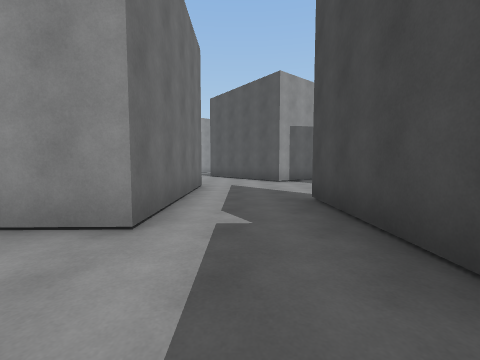
View 1 (above)

20 first-person views from a walk through a scene from a Unity 3-D project. The camera is 1.3 m above the floor, tilts 4° down and sees 90° across. The floor is counted in squares, 2 m on a side. Each view is taken from the middle of a square. On the plan, view 1 faces up. The plan holds only what a view shows up to about 9 squares ahead; the rest is blank. The place goes on beyond the plan. The player is left out.

View 2
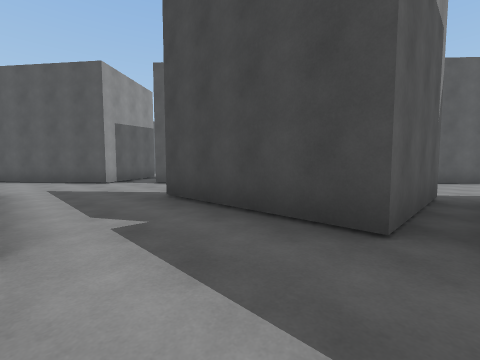

View 3
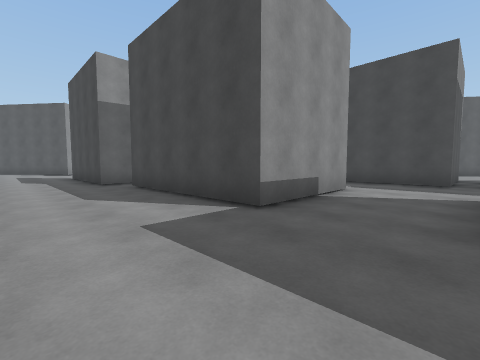

View 4
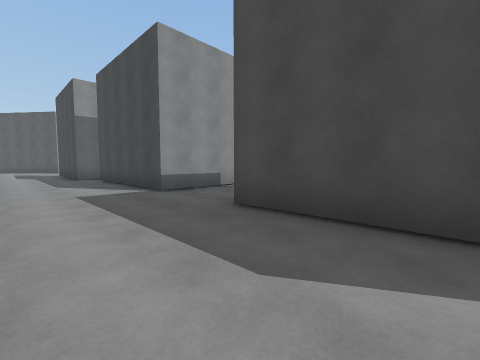

View 5
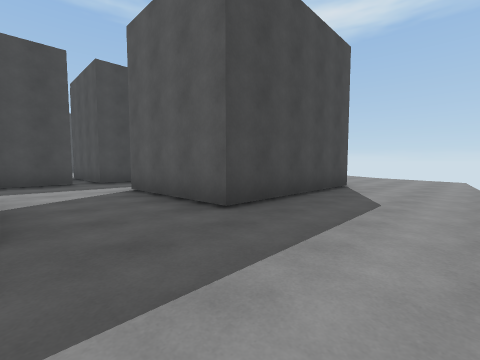

View 6
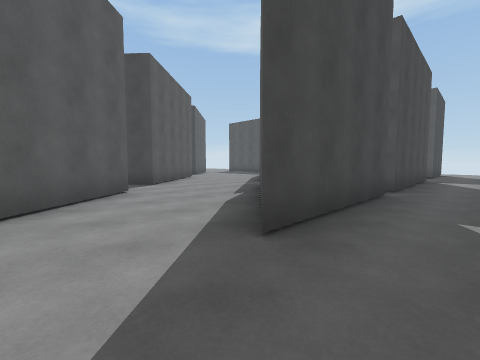

View 7
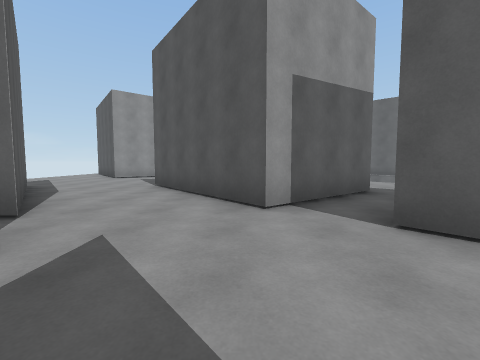

View 8
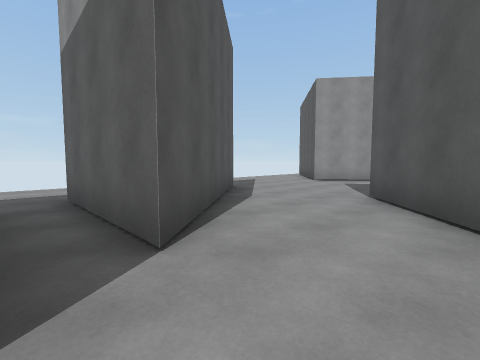

View 9
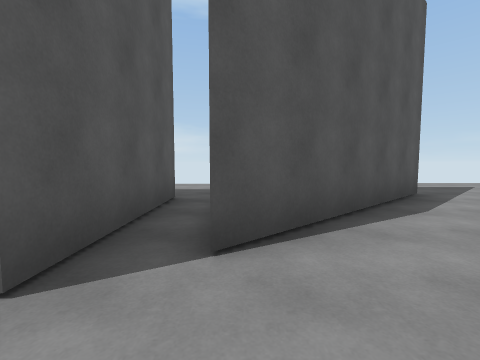

View 10
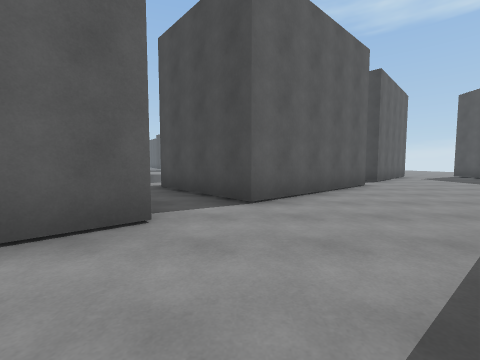

View 11
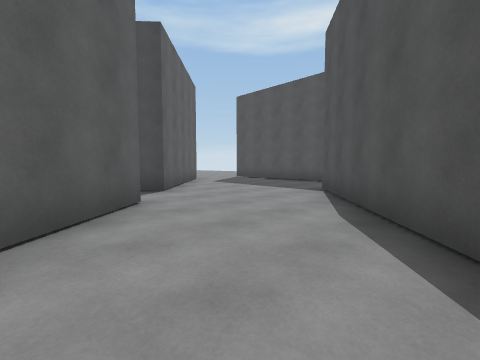

View 12
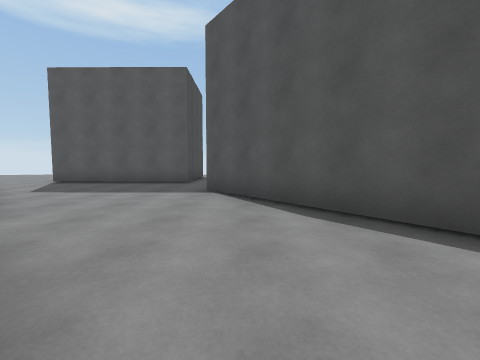

View 13
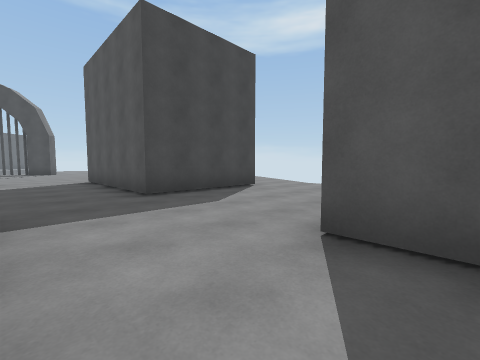

View 14
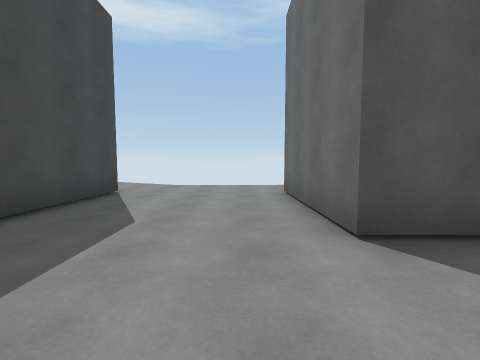

View 15
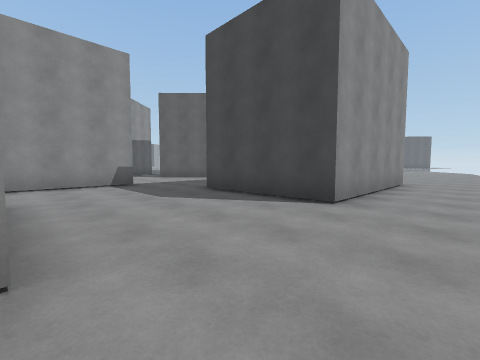

View 16
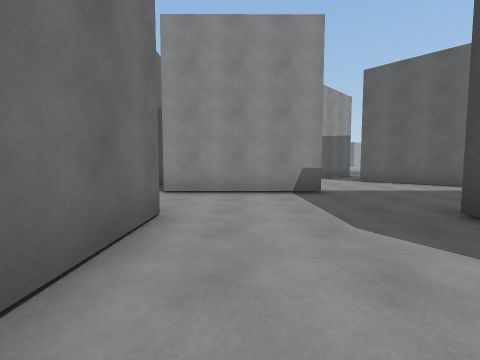

View 17
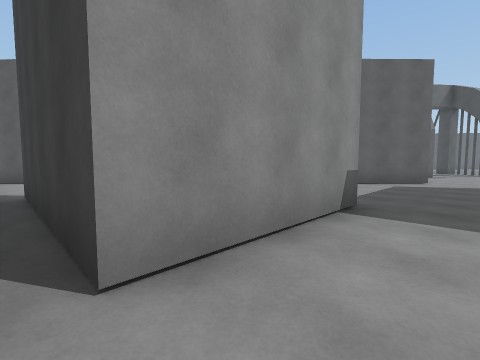

View 18
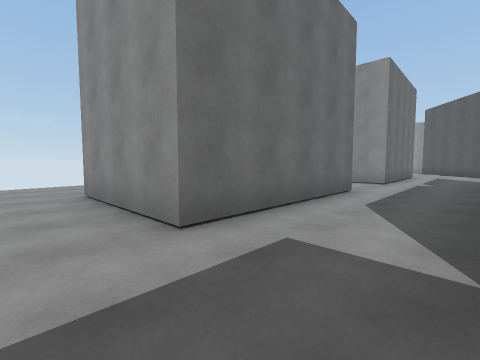

View 19
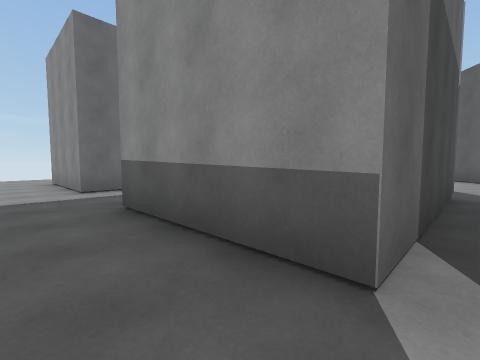

View 20
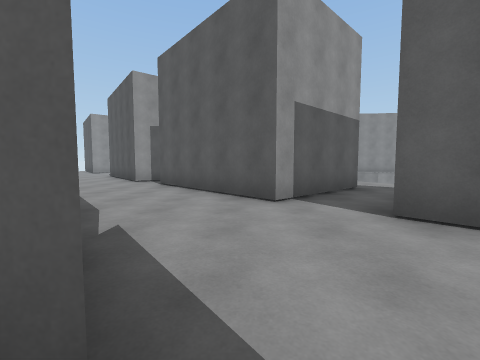

### Floor plan
Ten units are one square. View 1 is at (0, 0); x grows to the right and y downward. Boxes are objects, and circles mark ways between rooms. Rooms are numbered by the first view taken in them; rooms with no view inside come last. Other rooms are left out.
<svg viewBox="-62 -125 222 245">
<path fill="none" stroke="#000" d="M-11 -23 -45 -22 -45 -68 -12 -69 -11 -23M16 -84 -15 -120M56 -40 25 -74M47 -5 13 -5 13 -44 32 -22M47 1 47 47M40 -105 14 -84 8 -91M59 10 65 18M13 47 13 2 37 1M85 -7 67 -27M-50 -117 -16 -78 -49 -78 -49 -107M-44 47 -44 3 -11 2 -10 47M53 47 53 2M-10 47 -44 47M49 70 60 70M47 47 13 47M60 70 60 104M65 18 88 47 53 47M116 104 98 104 97 71 144 71M98 7 85 -7M145 49 112 17 116 13M80 -39 93 -51M81 -63 68 -52M68 -52 56 -40M67 -27 80 -39"/>
<circle cx="-57" cy="50" r="3" fill="#2a7"/>
<circle cx="5" cy="40" r="3" fill="#2a7"/>
<circle cx="50" cy="40" r="3" fill="#2a7"/>
<circle cx="73" cy="0" r="3" fill="#2a7"/>
<circle cx="60" cy="55" r="3" fill="#2a7"/>
<circle cx="70" cy="115" r="3" fill="#2a7"/>
<text x="0" y="-40">1</text>
<text x="0" y="80">2</text>
<text x="90" y="60">3</text>
<text x="80" y="-50">4</text>
<text x="70" y="-40">5</text>
</svg>
Room 1 opens to room 2. Room 1 opens to room 3. Room 2 opens to room 3.

Where each view was taken, in squares from view 1:
view 1: 0 up, 0 right, facing up
view 2: 0 up, 1 left, facing up-right
view 3: 0 up, 7 left, facing up-right
view 4: 3 down, 7 left, facing up-right
view 5: 2 up, 7 left, facing down-right
view 6: 6 up, 0 right, facing down-right
view 7: 5 up, 1 right, facing up
view 8: 7 up, 0 right, facing up-left
view 9: 8 up, 0 right, facing left
view 10: 3 up, 3 right, facing right
view 11: 1 up, 6 right, facing down-right
view 12: 1 up, 8 right, facing down
view 13: 5 down, 5 right, facing down-right
view 14: 5 down, 7 right, facing down
view 15: 12 down, 6 right, facing up-right
view 16: 10 down, 7 right, facing up
view 17: 6 down, 5 right, facing up-right
view 18: 6 down, 1 right, facing up-left
view 19: 6 down, 5 right, facing up-left
view 20: 0 up, 5 right, facing up
